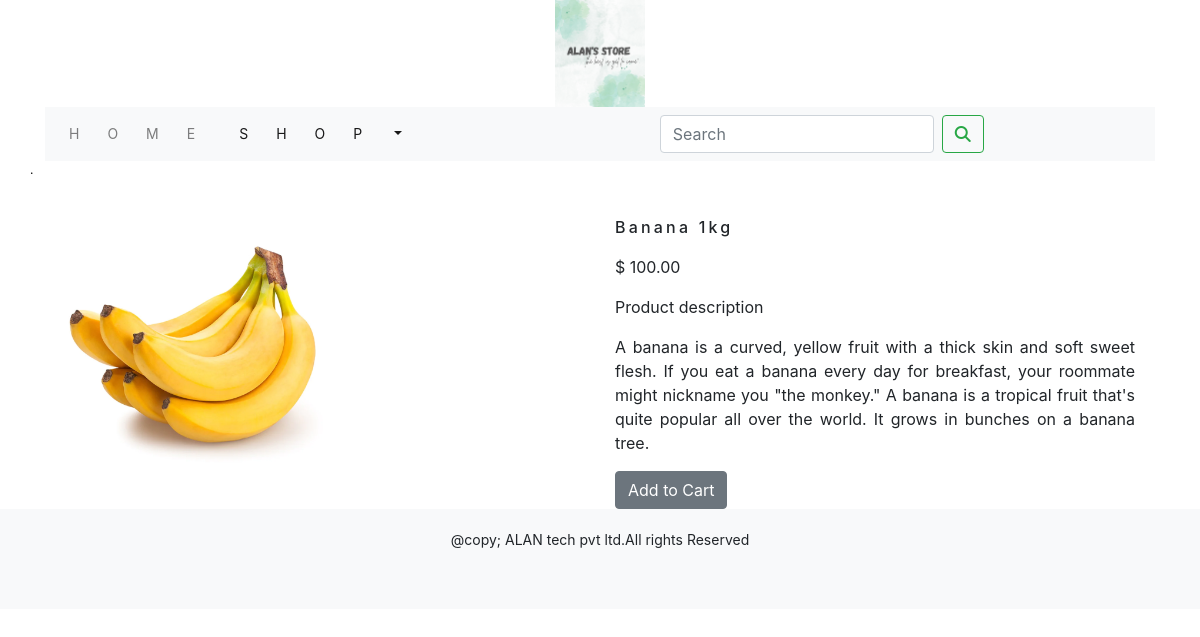
Page /shop/fruits/banana-1kg on the committed database.
### shop/models.py (models this page shows, shortened)
class product(models.Model):
    name=models.CharField(max_length=250,unique=True)
    slug=models.SlugField(max_length=250,unique=True)
    description=models.TextField(blank=True)
    price=models.DecimalField(max_digits=10,decimal_places=2)
    category=models.ForeignKey(category,on_delete=models.CASCADE)
    image=models.ImageField(upload_to='product',blank=True)
    stock=models.IntegerField()
    available=models.BooleanField(default=True)
    created=models.DateTimeField(auto_now_add=True)
    updated=models.DateTimeField(auto_now=True)
    class Meta:
        ordering=('name',)
        verbose_name='product'
        verbose_name_plural='products'

### shop/views.py (the view)
# urls.py: path('<slug:c_slug>/<slug:product_slug>',views.proDetail,name='productCatdetail')
def proDetail(request,c_slug,product_slug):
    try:
        product1=product.objects.get(category__slug=c_slug,slug=product_slug)
    except Exception as e:
        raise e
    return render(request,'product.html',{'product':product1})

### cart/context_processors.py (called while the page is built)
def counter(request):
    item_count= 0
    if 'admin' in request.path:
        return {}
    else:
        try:
            cart=Cart.objects.filter(cart_id=_cart_id(request))
            cart_items=CartItem.objects.all().filter(cart=cart[:1])
            for cart_item in cart_items:
                item_count += cart_item.quantity
        except Cart.DoesNotExist:
            item_count =0
        return dict(item_count=item_count)

### cart/views.py (called while the page is built)
def _cart_id(request):
    cart=request.session.session_key
    if not cart:
        cart=request.session.create()
    return cart

### shop/context_processors.py (called while the page is built)
def menu_links(request):
    links=category.objects.all()
    return dict(links=links)

### shop/models.py (called while the page is built)
    def get_url(self):
        return reverse('shop:products_by_category',args=[self.slug])

    def __str__(self):
        return '{}'.format(self.name)

### templates/product.html (shortened to what this page needs)
{% extends 'base.html' %}
{% load static %}
{% block content %}
<div class="container">
    <div class="row my_prod_row_class">
        <div class="mx_auto">
           .
        </div>
    </div>
    <br>
    <div class="row">
        <div class="col-12 col-sm-12 col-md-12 col-lg-6 text-center">
            <div style="min-width:18rem">
                <div class="my_product_image">
                    <img src="{{product.image.url}}" alt="{{product.name}}" style="height:300px;">
                </div>
            </div>
        </div>
        <div class="col-12 col-sm-12 col-md-12 col-lg-6">
            <div>
                <h1 class="my_prod_title">{{product.name}}</h1>
                <p class="my_title">$ {{product.price}}</p>
                <p>Product description</p>
                <p class="text-justify my_prod_text">{{product.description}}</p>
                {% if product.stock <= 0 %}
                    <p class="text-justify my_prod_text"><b>Out of stock</b></p>
                {% else %}
                    <a class="btn btn-secondary" href="{% url 'cart:add_cart' product.id %}">Add to Cart</a>
                {% endif %}
            </div>
        </div>
    </div>
</div>
{% endblock %}

### static/css/custom.css (style rules this page uses)
body { font-family: 'Roboto Condensed', sans-serif; }
.my_prod_row_class { padding-top;15px padding-bottom:20px; }
.my_prod_row_class .mx_auto { color:#000; font-size:12px; text-decoration:none; }
.my_prod_title { font-size:16px; text_transform:uppercase; letter-spacing:.2em; padding-top:15px; padding-bottom:10px; }
.my_prod_text { padding-right:20px; }
.my_product_image { max-width: 20px; max-height: 10px; }

### rows in the picture
product: image (picture), name "Banana 1kg", price "100.00", description "A banana is a curved, yellow fruit with a thick skin and soft sweet flesh. If you eat a banana every day for breakfast, your roommate might nickname you \"the monkey.\" A banana is a tropical fruit that's quite popular all over the world. It grows in bunches on a banana tree."
